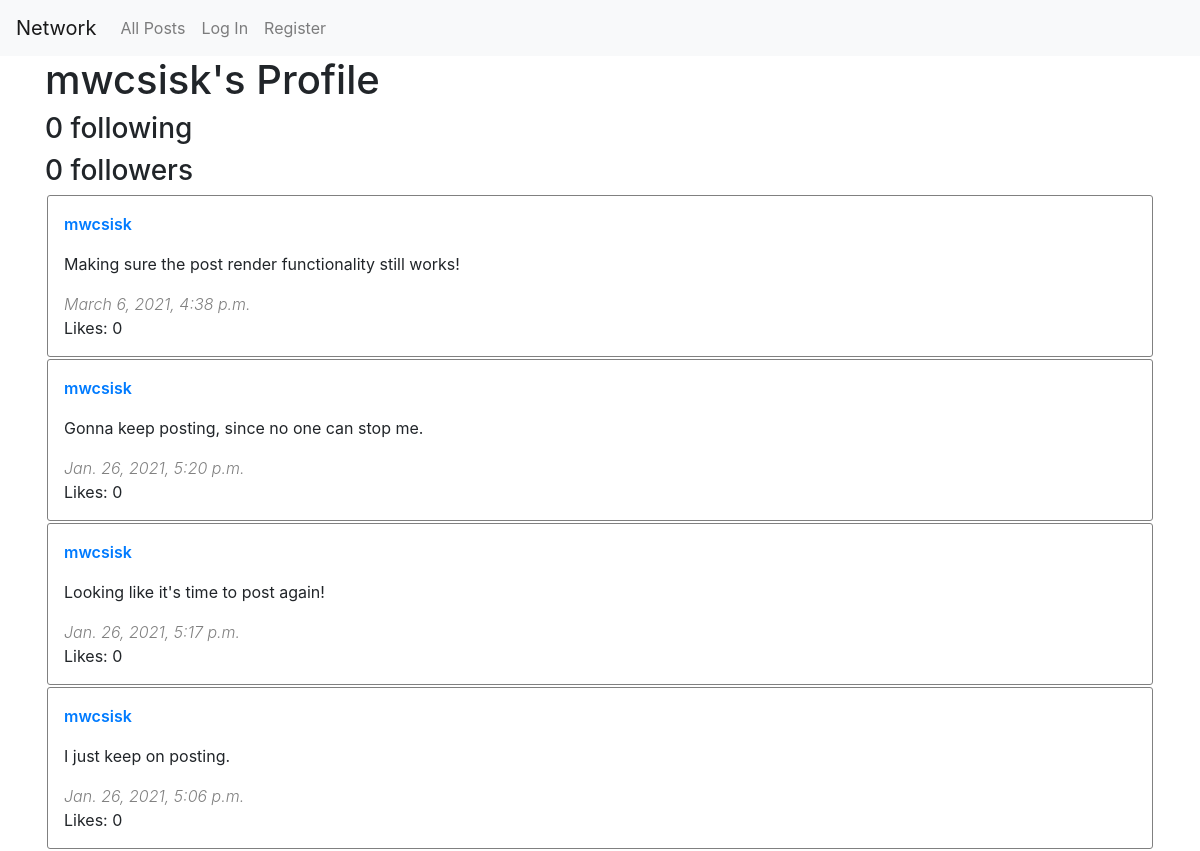
/user/mwcsisk (upper part), run on an earlier commit of the app's database.
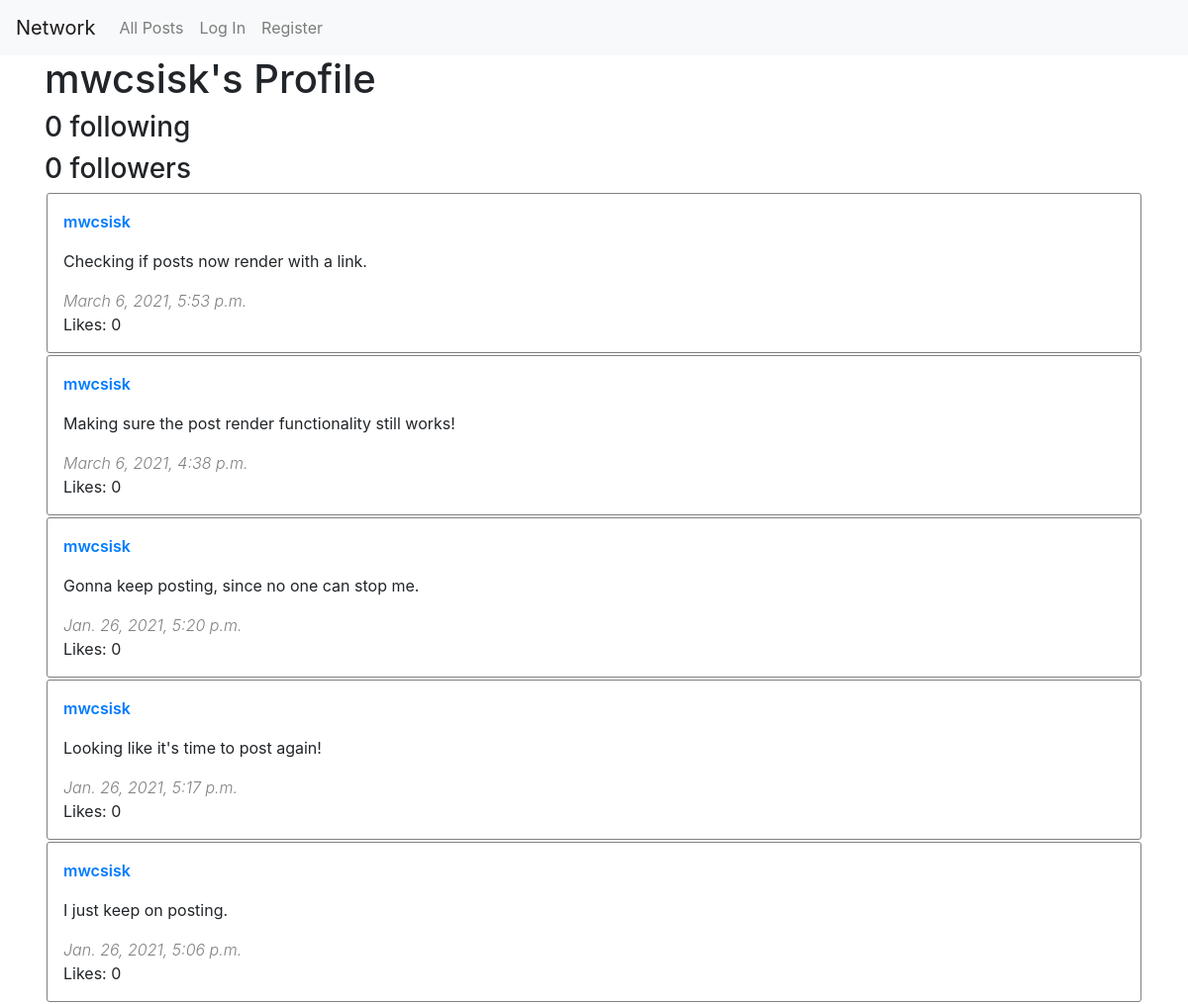
And on a later commit of the database.
### network/models.py (models this page shows, shortened)
class User(AbstractUser):
    following = models.ManyToManyField('self', related_name="followers", symmetrical=False)

class Post(models.Model):
    author = models.ForeignKey(User, on_delete=models.CASCADE, related_name='posts', editable=False)
    body = models.CharField(max_length=240)
    timestamp = models.DateTimeField(auto_now_add=True)
    likes = models.ManyToManyField(User, related_name="liked")
    posts = models.Manager()

### network/views.py (the view)
# urls.py: path("user/<str:username>", views.profile, name="profile"),
def profile(request, username):
    user = User.objects.get(username=username)
    if request.user.is_authenticated:
        is_following = request.user.following.filter(id=user.id).exists()
    else:
        is_following = False
    return render(request, "network/profile.html", {
        "username": username,
        "following": user.following.count(),
        "followers": user.followers.count(),
        "posts": get_posts(username=username),
        "is_following": is_following
    })

### network/functions.py (called while the page is built)
def get_posts(username=False):
    if username:
        posts = User.objects.get(username=username).posts.all()
    else:
        posts = Post.posts.all()
    return posts.annotate(num_likes=Count('likes')).order_by('-timestamp')

### network/templates/network/profile.html (shortened to what this page needs)
{% extends 'network/postview.html' %}
{% block heading %}
<h1>{{ username }}'s Profile</h1>
<h3>{{ following }} following</h3>
<h3><span id="follower-count">{{ followers }}</span> followers</h3>
{% endblock %}

### network/templates/network/postview.html (shortened to what this page needs)
{% extends "network/layout.html" %}
{% load tz %}
{% block body %}
    {% block heading %}
    {% endblock %}
    <div id="posts-view">
        {% for post in posts %}
        <div class="post-box">
            <div class="row justify-content-between">
                <div class="col-md-auto author">
                    <a href="/user/{{ post.author.username }}">
                        {{ post.author.username }}
                    </a>
                </div>
                <div class="col-md-auto edit-link">
                </div>
            </div>
            <div class="body">
                {{ post.body }}
            </div>
            <div class="timestamp">
                {{ post.timestamp|timezone:"America/Los_Angeles" }}
            </div>
            <div class="likes">
                Likes: {{ post.num_likes }}
            </div>
        </div>
        {% endfor %}
    </div>
{% endblock %}

### network/templates/network/layout.html (shortened to what this page needs)
{% load static %}
<!DOCTYPE html>
<html lang="en">
    <head>
        <link rel="stylesheet" href="https://stackpath.bootstrapcdn.com/bootstrap/4.4.1/css/bootstrap.min.css">
        <link href="{% static 'network/styles.css' %}" rel="stylesheet">
    </head>
    <body>
        <nav class="navbar navbar-expand-lg navbar-light bg-light">
            <a class="navbar-brand" href="#">Network</a>
            <div>
              <ul class="navbar-nav mr-auto">
                <li class="nav-item">
                  <a class="nav-link" href="{% url 'index' %}">All Posts</a>
                </li>
                {% if user.is_authenticated %}
                    <li class="nav-item">
                        <a class="nav-link" href="#">Following</a>
                    </li>
                    <li class="nav-item">
                        <a class="nav-link" href="{% url 'logout' %}">Log Out</a>
                    </li>
                {% else %}
                    <li class="nav-item">
                        <a class="nav-link" href="{% url 'login' %}">Log In</a>
                    </li>
                    <li class="nav-item">
                        <a class="nav-link" href="{% url 'register' %}">Register</a>
                    </li>
                {% endif %}
              </ul>
            </div>
          </nav>
        <div class="body container-md">
            {% block body %}
            {% endblock %}
        </div>
    </body>
</html>

### network/static/network/styles.css (style rules this page uses)
.post-box { border: 1px solid grey; border-radius: 3px; padding: 1rem; margin: 2px; }
.post-box .body { padding: 1rem 0rem; }
.post-box .author { font-weight: 600; }
.post-box .timestamp { font-weight: 300; color: grey; font-style: italic; }

What changed in the data, as far as the page shows it:
added Post: author.username "mwcsisk", body "Checking if posts now render with a link.", timestamp "March 6, 2021, 5:53 p.m.", num_likes "0"
